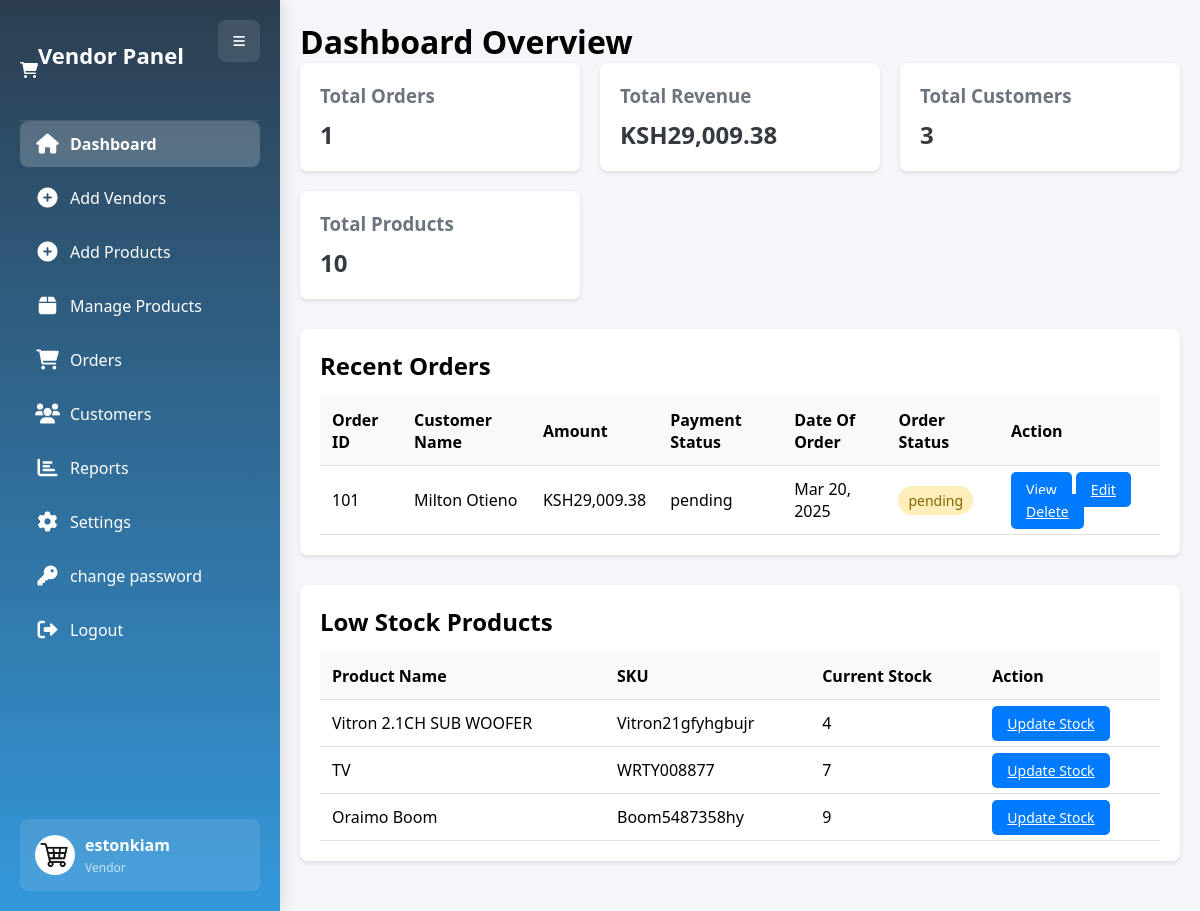
Page /admin/dashboard.php (signed in) on the committed database.
### tables this page shows
CREATE TABLE `orders` (
  `id` int(11) NOT NULL,
  `customer_id` int(11) NOT NULL,
  `total_amount` decimal(10,2) NOT NULL DEFAULT 0.00,
  `shipping_address` varchar(255) NOT NULL,
  `city` varchar(100) NOT NULL,
  `phone` varchar(20) NOT NULL,
  `payment_method` enum('mpesa','card','cash') NOT NULL,
  `payment_status` enum('pending','paid','failed') DEFAULT 'pending',
  `status` enum('pending','processing','shipped','delivered','cancelled') DEFAULT 'pending',
  `transaction_id` varchar(100) DEFAULT NULL,
  `created_at` timestamp NOT NULL DEFAULT current_timestamp(),
  `updated_at` timestamp NOT NULL DEFAULT current_timestamp() ON UPDATE current_timestamp(),
  `product_details` text DEFAULT NULL
);

CREATE TABLE `products` (
  `id` int(11) NOT NULL,
  `name` varchar(255) NOT NULL,
  `sku` varchar(50) NOT NULL,
  `category` enum('Official Stores','Phones & Tablets','TVs & Audio','Appliances','Health & Beauty','Home & Office','Fashion','Computing','Supermarket','Baby Products','Sporting Goods') NOT NULL,
  `description` text NOT NULL,
  `price` decimal(10,2) NOT NULL,
  `image` varchar(255) NOT NULL,
  `stock_quantity` int(11) DEFAULT 0,
  `status` enum('active','inactive') DEFAULT 'active',
  `created_at` timestamp NOT NULL DEFAULT current_timestamp(),
  `updated_at` timestamp NOT NULL DEFAULT current_timestamp() ON UPDATE current_timestamp(),
  `percentage_discount` decimal(5,2) DEFAULT 0.00,
  `discounted_price` decimal(10,2) GENERATED ALWAYS AS (`price` - `price` * `percentage_discount` / 100) STORED
);

### admin/dashboard.php (the view, shortened to what this page needs)
<?php
require 'include/db_connection.php';
$total_orders = $conn->query("SELECT COUNT(*) as count FROM orders")->fetch_assoc()['count'];
$total_revenue = $conn->query("SELECT SUM(total_amount) as sum FROM orders")->fetch_assoc()['sum'];
$total_customers = $conn->query("SELECT COUNT(*) as count FROM customers")->fetch_assoc()['count'];
$total_products = $conn->query("SELECT COUNT(*) as count FROM products")->fetch_assoc()['count'];
$recent_orders = $conn->query("
    SELECT
        o.*,
        CONCAT(c.first_name, ' ', c.last_name) AS customer_name
    FROM orders o
    JOIN customers c ON o.customer_id = c.customer_id
    ORDER BY o.created_at DESC
    LIMIT 5
");
$low_stock_products = $conn->query("
    SELECT * FROM products
    WHERE stock_quantity < 10
    ORDER BY stock_quantity ASC
");
?>
<!DOCTYPE html>
<html lang="en">
<head>
    <link href="https://cdnjs.cloudflare.com/ajax/libs/font-awesome/6.0.0/css/all.min.css" rel="stylesheet">
    <link rel="stylesheet" href="assets/css/admindash.css">
</head>
<body>
<?php include('include/sidebar.php'); ?>
        <div class="main-content">
            <h1>Dashboard Overview</h1>
            <div class="stats-grid">
                <div class="stat-card">
                    <h3>Total Orders</h3>
                    <div class="value"><?php echo $total_orders; ?></div>
                </div>
                <div class="stat-card">
                    <h3>Total Revenue</h3>
                    <div class="value">KSH<?php echo number_format($total_revenue, 2); ?></div>
                </div>
                <div class="stat-card">
                    <h3>Total Customers</h3>
                    <div class="value"><?php echo $total_customers; ?></div>
                </div>
                <div class="stat-card">
                    <h3>Total Products</h3>
                    <div class="value"><?php echo $total_products; ?></div>
                </div>
            </div>
            <div class="recent-orders">
                <h2>Recent Orders</h2>
                <table>
                    <thead>
                        <tr>
                            <th>Order ID</th>
                            <th>Customer Name</th>
                            <th>Amount</th>
                            <th>Payment Status</th>
                            <th>Date Of Order</th>
                            <th>Order Status</th>
                            <th>Action</th>
                        </tr>
                    </thead>
                    <tbody>
                        <?php while($order = $recent_orders->fetch_assoc()): ?>
                        <tr>
                            <td><?php echo $order['id']; ?></td>
                            <td><?php echo htmlspecialchars($order['customer_name']); ?></td>
                            <td>KSH<?php echo number_format($order['total_amount'], 2); ?></td>
                            <td><?php echo htmlspecialchars($order['payment_status']); ?></td>
                            <td><?php echo date('M d, Y', strtotime($order['created_at'])); ?></td>
                            <td>
                                <span class="status <?php echo strtolower($order['status']); ?>">
                                    <?php echo $order['status']; ?>
                                </span>
                            </td>
                            <td>
                                <a href="view_order.php?id=<?php echo $order['id']; ?>" class="btn btn-primary">View</a>
                                <a href="edit_order.php?id=<?php echo $order['id']; ?>" class="btn btn-primary">Edit</a>
                                <a href="delete_order.php?id=<?php echo $order['id']; ?>" class="btn btn-primary">Delete</a>
                            </td>
                        </tr>
                        <?php endwhile; ?>
                    </tbody>
                </table>
            </div>
            <div class="low-stock">
                <h2>Low Stock Products</h2>
                <table>
                    <thead>
                        <tr>
                            <th>Product Name</th>
                            <th>SKU</th>
                            <th>Current Stock</th>
                            <th>Action</th>
                        </tr>
                    </thead>
                    <tbody>
                        <?php while($product = $low_stock_products->fetch_assoc()): ?>
                        <tr>
                            <td><?php echo htmlspecialchars($product['name']); ?></td>
                            <td><?php echo htmlspecialchars($product['sku']); ?></td>
                            <td><?php echo $product['stock_quantity']; ?></td>
                            <td>
                                <a href="editproduct.php?id=<?php echo $product['id']; ?>" class="btn btn-primary">Update Stock</a>
                            </td>
                        </tr>
                        <?php endwhile; ?>
                    </tbody>
                </table>
            </div>
        </div>
</body>
</html>

### admin/include/sidebar.php (shortened to what this page needs)
<?php
$servername = "localhost";
$username = "root";
$password = "";
$dbname = "ecommerce";
$conn = new mysqli($servername, $username, $password, $dbname);
$admin_username = "Admin";
if (isset($_SESSION['admin_id'])) {
    $admin_id = $_SESSION['admin_id'];
    $query = "SELECT username FROM admins WHERE id = ?";
    $stmt = $conn->prepare($query);
    $stmt->bind_param("i", $admin_id);
    $stmt->execute();
    $stmt->bind_result($username);
    if ($stmt->fetch()) {
        $admin_username = $username;
    }
}
?>
<!DOCTYPE html>
<html>
<head>
    <link rel="stylesheet" href="https://cdnjs.cloudflare.com/ajax/libs/font-awesome/6.0.0/css/all.min.css">
</head>
<body>
    <div class="container">
        <div class="sidebar">
            <button class="toggle-btn">
                <i class="fas fa-bars"></i>
            </button>
            <div class="sidebar-header">
            <i class="fas fa-shopping-cart"></i>
            <h2>Vendor Panel</h2>
            </div>
            <ul>
                <li><a href="dashboard.php" class="active">
                    <i class="fas fa-home"></i><span>Dashboard</span>
                </a></li>
                <li><a href="registration.php">
                    <i class="fas fa-plus-circle"></i><span>Add Vendors</span>
                </a></li>
                <li><a href="addproducts.php">
                    <i class="fas fa-plus-circle"></i><span>Add Products</span>
                </a></li>
                <li><a href="productview.php">
                    <i class="fas fa-box"></i><span>Manage Products</span>
                </a></li>
                <li><a href="orders.php">
                    <i class="fas fa-shopping-cart"></i><span>Orders</span>
                </a></li>
                <li><a href="customers.php">
                    <i class="fas fa-users"></i><span>Customers</span>
                </a></li>
                <li><a href="reports.php">
                    <i class="fas fa-chart-bar"></i><span>Reports</span>
                </a></li>
                <li><a href="settings.php">
                    <i class="fas fa-cog"></i><span>Settings</span>
                </a></li>
                <li>
  <a href="change-password.php">
    <i class="fas fa-key"></i><span>change password</span>
  </a>
</li>
<li><a href="logout.php">
                    <i class="fas fa-sign-out-alt"></i><span>Logout</span>
                </a></li>
            </ul>
            <div class="user-profile">
                <img src="assets/img/cart.jpg" alt="User Avatar">
                <div class="user-info">
                    <h4><?php echo htmlspecialchars($admin_username); ?></h4>
                    <p>Vendor</p>
                </div>
            </div>
        </div>
</body>
</html>

### admin/assets/css/admindash.css (style rules this page uses)
* { margin: 0; padding: 0; box-sizing: border-box; }
body { font-family: Arial, sans-serif; background-color: #f4f6f9; }
.container { display: flex; min-height: 100vh; }
.sidebar { width: 250px; background-color: #343a40; color: white; padding: 20px; }
.sidebar h2 { margin-bottom: 30px; text-align: center; }
.sidebar ul { list-style: none; }
.sidebar ul li { margin-bottom: 15px; }
.sidebar ul li a { color: white; text-decoration: none; display: block; padding: 10px; border-radius: 5px; }
.main-content { flex: 1; padding: 20px; }
.stats-grid { display: grid; grid-template-columns: repeat(auto-fit, minmax(250px, 1fr)); gap: 20px; margin-bottom: 30px; }
.stat-card { background-color: white; padding: 20px; border-radius: 8px; box-shadow: 0 2px 4px rgba(0,0,0,0.1); }
.stat-card h3 { color: #6c757d; margin-bottom: 10px; }
.stat-card .value { font-size: 24px; font-weight: bold; color: #343a40; }
.recent-orders, .low-stock { background-color: white; padding: 20px; border-radius: 8px; box-shadow: 0 2px 4px rgba(0,0,0,0.1); margin-bottom: 30px; }
table { width: 100%; border-collapse: collapse; margin-top: 15px; }
th, td { padding: 12px; text-align: left; border-bottom: 1px solid #dee2e6; }
th { background-color: #f8f9fa; }
.status { padding: 5px 10px; border-radius: 15px; font-size: 14px; }
.status.pending { background-color: #ffeeba; color: #856404; }
.btn { padding: 8px 15px; border-radius: 5px; border: none; cursor: pointer; font-size: 14px; }
.btn-primary { background-color: #007bff; color: white; }

### admin/include/sidebar.php (style rules this page uses)
* { margin: 0; padding: 0; box-sizing: border-box; font-family: 'Segoe UI', Tahoma, Geneva, Verdana, sans-serif; }
body { background-color: #f4f6f9; }
.container { display: flex; min-height: 100vh; }
.sidebar { width: 280px; background: linear-gradient(180deg, #2c3e50 0%, #3498db 100%); color: white; padding: 20px; position: relative; transition: all 0.3s cubic-bezier(0.4, 0, 0.2, 1); box-shadow: 4px 0 15px rgba(0, 0, 0, 0.1); }
.toggle-btn { position: absolute; right: 20px; top: 20px; background: rgba(255, 255, 255, 0.1); color: white; border: none; padding: 12px 15px; cursor: pointer; border-radius: 8px; transition: all 0.3s ease; z-index: 2; }
.sidebar-header { display: flex; align-items: center; padding: 20px 0; margin-bottom: auto; border-bottom: 1px solid rgba(255, 255, 255, 0.1); }
.sidebar-header h2 { font-size: 22px; font-weight: 600; color: #fff; }
.sidebar ul { list-style: none; padding: 0; }
.sidebar ul li { margin-bottom: 8px; }
.sidebar ul li a { color: white; text-decoration: none; display: flex; align-items: center; padding: 12px 15px; border-radius: 8px; font-size: 16px; transition: all 0.3s ease; }
.sidebar ul li a i { margin-right: 10px; font-size: 20px; width: 25px; text-align: center; }
.sidebar ul li a.active { background: rgba(255, 255, 255, 0.2); font-weight: 600; }
.user-profile { position: absolute; bottom: 20px; left: 20px; right: 20px; display: flex; align-items: center; background: rgba(255, 255, 255, 0.1); padding: 15px; border-radius: 8px; }
.user-profile img { width: 40px; height: 40px; border-radius: 50%; margin-right: 10px; }
.user-info { flex: 1; }
.user-info h4 { font-size: 16px; margin-bottom: 3px; }
.user-info p { font-size: 12px; opacity: 0.7; }
.main-content { flex: 1; padding: 20px; transition: all 0.3s ease; }

### rows in the picture
orders: id "101", customer_name "Milton Otieno", total_amount "29,009.38", payment_status "pending", created_at "Mar 20, 2025", status "pending"
products: name "Vitron 2.1CH SUB WOOFER", sku "Vitron21gfyhgbujr", stock_quantity "4"
products: name "TV", sku "WRTY008877", stock_quantity "7"
products: name "Oraimo Boom", sku "Boom5487358hy", stock_quantity "9"

### other values in the picture
$admin_username "estonkiam"
$total_orders "1"
$total_revenue "29,009.38"
$total_customers "3"
$total_products "10"
